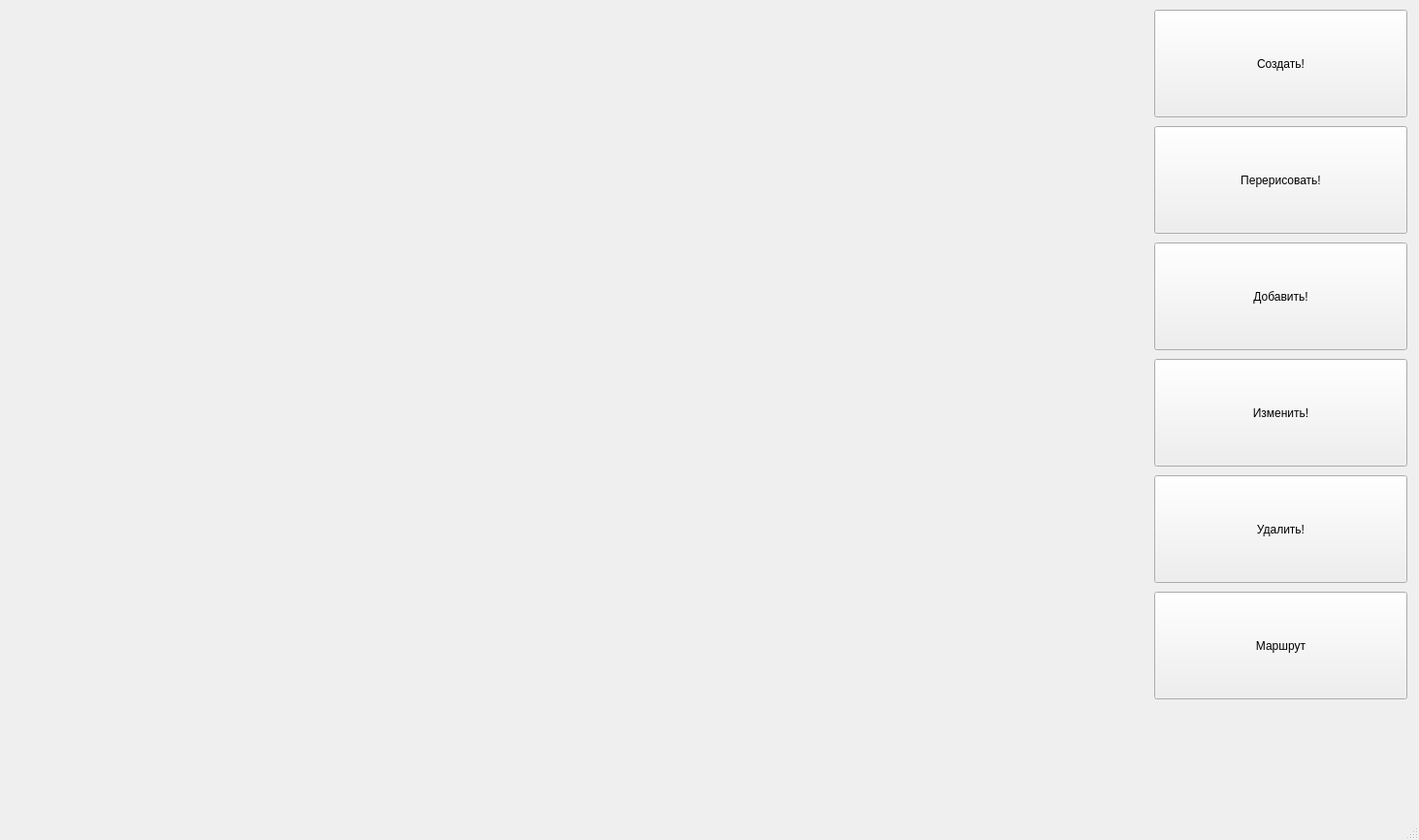
<?xml version="1.0" encoding="UTF-8"?>
<ui version="4.0">
 <class>QtWindow</class>
 <widget class="QMainWindow" name="QtWindow">
  <property name="geometry">
   <rect>
    <x>0</x>
    <y>0</y>
    <width>1463</width>
    <height>866</height>
   </rect>
  </property>
  <property name="sizePolicy">
   <sizepolicy hsizetype="Maximum" vsizetype="Maximum">
    <horstretch>0</horstretch>
    <verstretch>0</verstretch>
   </sizepolicy>
  </property>
  <property name="windowTitle">
   <string>Traveling Salesman</string>
  </property>
  <widget class="QWidget" name="centralwidget">
   <widget class="QWidget" name="gridLayoutWidget">
    <property name="geometry">
     <rect>
      <x>10</x>
      <y>10</y>
      <width>1161</width>
      <height>801</height>
     </rect>
    </property>
    <layout class="QGridLayout" name="grid"/>
   </widget>
   <widget class="QPushButton" name="btnCreate">
    <property name="geometry">
     <rect>
      <x>1190</x>
      <y>10</y>
      <width>261</width>
      <height>111</height>
     </rect>
    </property>
    <property name="text">
     <string>Создать!</string>
    </property>
   </widget>
   <widget class="QPushButton" name="btnRedraw">
    <property name="geometry">
     <rect>
      <x>1190</x>
      <y>130</y>
      <width>261</width>
      <height>111</height>
     </rect>
    </property>
    <property name="text">
     <string>Перерисовать!</string>
    </property>
   </widget>
   <widget class="QPushButton" name="btnAdd">
    <property name="geometry">
     <rect>
      <x>1190</x>
      <y>250</y>
      <width>261</width>
      <height>111</height>
     </rect>
    </property>
    <property name="text">
     <string>Добавить!</string>
    </property>
   </widget>
   <widget class="QPushButton" name="btnDelete">
    <property name="geometry">
     <rect>
      <x>1190</x>
      <y>490</y>
      <width>261</width>
      <height>111</height>
     </rect>
    </property>
    <property name="text">
     <string>Удалить!</string>
    </property>
   </widget>
   <widget class="QPushButton" name="btnAnswer">
    <property name="geometry">
     <rect>
      <x>1190</x>
      <y>610</y>
      <width>261</width>
      <height>111</height>
     </rect>
    </property>
    <property name="text">
     <string>Маршрут</string>
    </property>
   </widget>
   <widget class="QPushButton" name="btnEdit">
    <property name="geometry">
     <rect>
      <x>1190</x>
      <y>370</y>
      <width>261</width>
      <height>111</height>
     </rect>
    </property>
    <property name="text">
     <string>Изменить!</string>
    </property>
   </widget>
  </widget>
  <widget class="QMenuBar" name="menubar">
   <property name="geometry">
    <rect>
     <x>0</x>
     <y>0</y>
     <width>1463</width>
     <height>26</height>
    </rect>
   </property>
  </widget>
  <widget class="QStatusBar" name="statusbar"/>
 </widget>
 <resources/>
 <connections/>
</ui>
